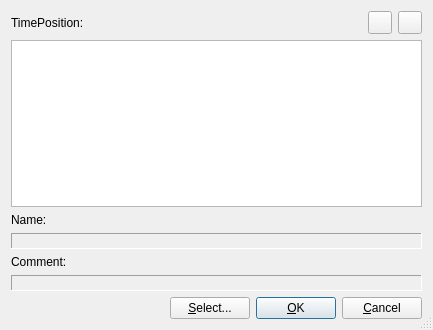
<?xml version="1.0" encoding="UTF-8"?>
<ui version="4.0">
 <class>EditSysexDialogBase</class>
 <widget class="QDialog" name="EditSysexDialogBase">
  <property name="geometry">
   <rect>
    <x>0</x>
    <y>0</y>
    <width>433</width>
    <height>330</height>
   </rect>
  </property>
  <property name="windowTitle">
   <string>MusE: Enter SysEx</string>
  </property>
  <property name="sizeGripEnabled">
   <bool>true</bool>
  </property>
  <layout class="QVBoxLayout">
   <property name="spacing">
    <number>6</number>
   </property>
   <property name="margin">
    <number>11</number>
   </property>
   <item>
    <layout class="QHBoxLayout">
     <property name="spacing">
      <number>6</number>
     </property>
     <property name="margin">
      <number>0</number>
     </property>
     <item>
      <widget class="QLabel" name="TextLabel1">
       <property name="text">
        <string>TimePosition:</string>
       </property>
       <property name="wordWrap">
        <bool>false</bool>
       </property>
      </widget>
     </item>
     <item>
      <widget class="Awl::PosEdit" name="epos" native="true"/>
     </item>
     <item>
      <spacer name="Spacer2">
       <property name="orientation">
        <enum>Qt::Horizontal</enum>
       </property>
       <property name="sizeType">
        <enum>QSizePolicy::Expanding</enum>
       </property>
       <property name="sizeHint" stdset="0">
        <size>
         <width>20</width>
         <height>20</height>
        </size>
       </property>
      </spacer>
     </item>
     <item>
      <widget class="QToolButton" name="saveButton">
       <property name="text">
        <string/>
       </property>
      </widget>
     </item>
     <item>
      <widget class="QToolButton" name="loadButton">
       <property name="text">
        <string/>
       </property>
      </widget>
     </item>
    </layout>
   </item>
   <item>
    <widget class="QTextEdit" name="edit"/>
   </item>
   <item>
    <widget class="QLabel" name="TextLabel2">
     <property name="text">
      <string>Name:</string>
     </property>
     <property name="wordWrap">
      <bool>false</bool>
     </property>
    </widget>
   </item>
   <item>
    <widget class="QLabel" name="typeLabel">
     <property name="frameShape">
      <enum>QFrame::Panel</enum>
     </property>
     <property name="frameShadow">
      <enum>QFrame::Sunken</enum>
     </property>
    </widget>
   </item>
   <item>
    <widget class="QLabel" name="TextLabel3">
     <property name="text">
      <string>Comment:</string>
     </property>
     <property name="wordWrap">
      <bool>false</bool>
     </property>
    </widget>
   </item>
   <item>
    <widget class="QLabel" name="commentLabel">
     <property name="frameShape">
      <enum>QFrame::Panel</enum>
     </property>
     <property name="frameShadow">
      <enum>QFrame::Sunken</enum>
     </property>
    </widget>
   </item>
   <item>
    <layout class="QHBoxLayout">
     <property name="spacing">
      <number>6</number>
     </property>
     <property name="margin">
      <number>0</number>
     </property>
     <item>
      <spacer name="Horizontal Spacing2">
       <property name="orientation">
        <enum>Qt::Horizontal</enum>
       </property>
       <property name="sizeType">
        <enum>QSizePolicy::Expanding</enum>
       </property>
       <property name="sizeHint" stdset="0">
        <size>
         <width>20</width>
         <height>20</height>
        </size>
       </property>
      </spacer>
     </item>
     <item>
      <widget class="QPushButton" name="buttonSelect">
       <property name="text">
        <string>&amp;Select...</string>
       </property>
      </widget>
     </item>
     <item>
      <widget class="QPushButton" name="buttonOk">
       <property name="text">
        <string>&amp;OK</string>
       </property>
       <property name="shortcut">
        <number>0</number>
       </property>
       <property name="autoDefault">
        <bool>true</bool>
       </property>
       <property name="default">
        <bool>true</bool>
       </property>
      </widget>
     </item>
     <item>
      <widget class="QPushButton" name="buttonCancel">
       <property name="text">
        <string>&amp;Cancel</string>
       </property>
       <property name="shortcut">
        <number>0</number>
       </property>
       <property name="autoDefault">
        <bool>true</bool>
       </property>
      </widget>
     </item>
    </layout>
   </item>
  </layout>
 </widget>
 <layoutdefault spacing="6" margin="11"/>
 <customwidgets>
  <customwidget>
   <class>Awl::PosEdit</class>
   <extends>QWidget</extends>
   <header>awl/posedit.h</header>
  </customwidget>
 </customwidgets>
 <resources/>
 <connections>
  <connection>
   <sender>buttonOk</sender>
   <signal>clicked()</signal>
   <receiver>EditSysexDialogBase</receiver>
   <slot>accept()</slot>
   <hints>
    <hint type="sourcelabel">
     <x>20</x>
     <y>20</y>
    </hint>
    <hint type="destinationlabel">
     <x>20</x>
     <y>20</y>
    </hint>
   </hints>
  </connection>
  <connection>
   <sender>buttonCancel</sender>
   <signal>clicked()</signal>
   <receiver>EditSysexDialogBase</receiver>
   <slot>reject()</slot>
   <hints>
    <hint type="sourcelabel">
     <x>20</x>
     <y>20</y>
    </hint>
    <hint type="destinationlabel">
     <x>20</x>
     <y>20</y>
    </hint>
   </hints>
  </connection>
 </connections>
</ui>
